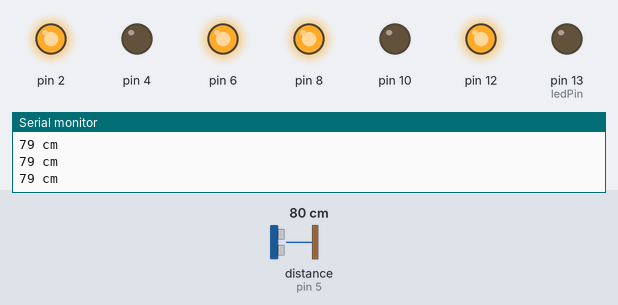
This sketch was run on a simulated Arduino Uno, built with avr-gcc and run on an emulated ATmega328P. Shown: output pins drawn as LEDs (lit = HIGH), the last lines printed to the serial monitor. Wiring (inferred from the names in the program): ultrasonic range finder: trigger pin 3; echo pin 5. Dashed ring = blinking. The test bench sets the inputs (shaded band); at power-on: distance to the obstacle (sensor on pin 5) 80 cm. The echo pulse lasts 58.3 µs per cm; pins used as bus, display or sensor lines are not drawn.

Above: at 1.2 s.
1.3 s: distance to the obstacle (sensor on pin 5) set to 23 cm
2.8 s: distance to the obstacle (sensor on pin 5) set to 18 cm
At 3.9 s:
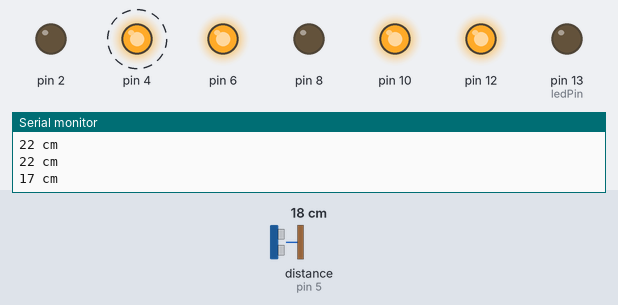
At 5.0 s:
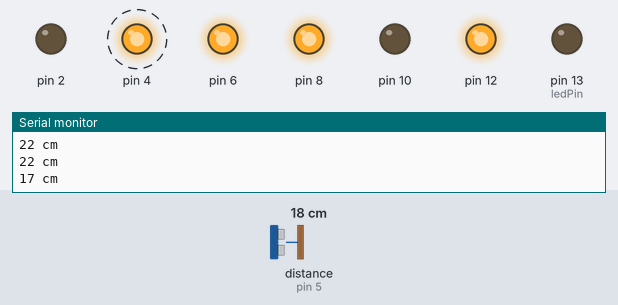
Timing chart, 0 to 11.8 s (numbered marks = the images above; inputs shaded):
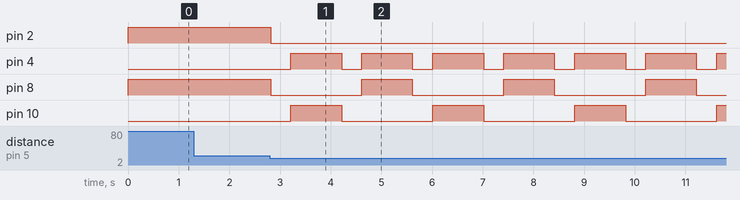

Measured:
- the behaviour switches between 21 and 20 cm on distance to the obstacle (sensor on pin 5) (found by bisection; images 0 and 1)
- after the input at 2.8 s, pin 2: HIGH → LOW at once; pin 4: alternates HIGH for 1.0 s and LOW for 0.40 s, starting after 0.41 s; pin 8: alternates HIGH for 1.0 s and LOW for 1.8 s, starting at once; pin 10: alternates HIGH for 1.0 s and LOW for 1.8 s, starting after 0.41 s

The sketch:

Motor_on_else_sensor_read_turn.ino
```cpp
const int trigPin = 3;
const int echoPin = 5;
const int ledPin = 13;


void setup() {

  Serial.begin(9600);
  pinMode(trigPin, OUTPUT);
  pinMode(echoPin, INPUT);
  pinMode(ledPin, OUTPUT);
  pinMode (2, OUTPUT);
  pinMode (4, OUTPUT);
  pinMode (6, OUTPUT);
  pinMode (8, OUTPUT);
  pinMode (10, OUTPUT);
  pinMode (12, OUTPUT);

  analogWrite (6, 255);
  analogWrite (12, 255);

}

void loop() {

  long duration, distance;

  // Drive trigger pin LOW, HIGH, LOW to send the pulse
  digitalWrite(trigPin, LOW);
  delayMicroseconds(2); // low for 2 microseconds
  digitalWrite(trigPin, HIGH);
  delayMicroseconds(10); // high for 10 microseconds
  digitalWrite(trigPin, LOW);

  duration = pulseIn(echoPin, HIGH); // measure the time to the echo
  distance = (duration/2) / 29.1;

  // designate a void distance for print
  if (distance >= 200 || distance <= 0){
    Serial.println("Out of range; reading invalid");

 } else {
    // anything left should be a valid distance
    Serial.print(distance);
    Serial.println(" cm");

    // at less than 20 cm, pause, reverse, pause, pivot, proceed
  if (distance < 20) {

    digitalWrite (2, LOW);
    digitalWrite (4, LOW);
    digitalWrite (8, LOW);
    digitalWrite (10, LOW);
    delay(400);

    digitalWrite (2, LOW);
    digitalWrite (4, HIGH);
    digitalWrite (8, LOW);
    digitalWrite (10, HIGH);
    delay(1000);

    digitalWrite (2, LOW);
    digitalWrite (4, LOW);
    digitalWrite (8, LOW);
    digitalWrite (10, LOW);
    delay(400);

    digitalWrite (2, LOW);
    digitalWrite (4, HIGH);
    digitalWrite (8, HIGH);
    digitalWrite (10, LOW);
    delay(1000);

    digitalWrite (2, LOW);
    digitalWrite (4, LOW);
    digitalWrite (8, LOW);
    digitalWrite (10, LOW);

    }


// At distances greater that 20cm away from sensor, have  both motors drive in same direction
else if ( distance > 20){
    digitalWrite (2, HIGH);
    digitalWrite (4, LOW);
    digitalWrite (8, HIGH);
    digitalWrite (10, LOW);

  }

}
}
```
